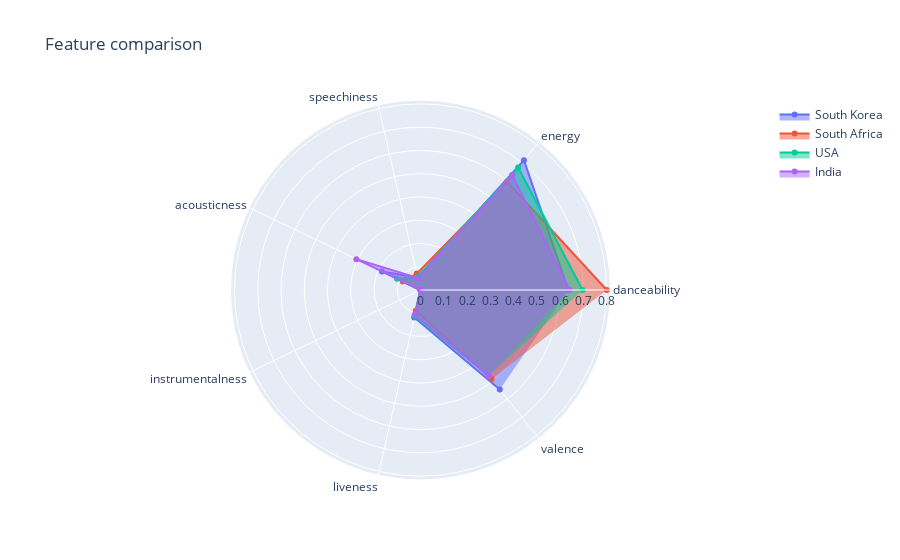

This figure's notebook cell:
### Code cell
from sklearn import preprocessing
feat_cols = ['danceability', 'energy', 'speechiness', 'acousticness', 'instrumentalness', 'liveness', 'valence']
mean_vals = pd.DataFrame(columns=feat_cols)
mean_vals = mean_vals.append(feat_df_Skorea.median(), ignore_index=True)
mean_vals = mean_vals.append(feat_df_Safrica.median(), ignore_index=True)
mean_vals = mean_vals.append(feat_df_usa.median(), ignore_index=True)
mean_vals = mean_vals.append(feat_df_india.median(), ignore_index=True)

import plotly.graph_objects as go
import plotly.offline as pyo
fig = go.Figure(
    data=[
        go.Scatterpolar(r=mean_vals.iloc[0], theta=feat_cols, fill='toself', name='South Korea'),
        go.Scatterpolar(r=mean_vals.iloc[1], theta=feat_cols, fill='toself', name='South Africa'),
        go.Scatterpolar(r=mean_vals.iloc[2], theta=feat_cols, fill='toself', name='USA'),
        go.Scatterpolar(r=mean_vals.iloc[3], theta=feat_cols, fill='toself', name='India'),
    ],
    layout=go.Layout(
        title=go.layout.Title(text='Feature comparison'),
        polar={'radialaxis': {'visible': True}},
        showlegend=True
    )
)

fig.write_image(file='RadarChart.png', format='png')
fig.show()

#Taking median for the better representation of the distribution(Did try mean --> Not much differnece between the two)

### Figure 1 — Plotly figure (JSON) as saved in the notebook; plotly's stock layout.template omitted (floating-point values rounded to 4 significant figures)
{"data": [{"fill": "toself", "name": "South Korea", "r": [0.636, 0.7135, 0.0547, 0.184, 0, 0.121, 0.547, 194300.0, 4.5, -4.881, 1, 115.4, 4], "theta": ["danceability", "energy", "speechiness", "acousticness", "instrumentalness", "liveness", "valence"], "type": "scatterpolar"}, {"fill": "toself", "name": "South Africa", "r": [0.801, 0.5965, 0.07245, 0.0847, 4.175e-05, 0.0918, 0.49, 245826, 5, -8.566, 0.5, 113.0, 4], "theta": ["danceability", "energy", "speechiness", "acousticness", "instrumentalness", "liveness", "valence"], "type": "scatterpolar"}, {"fill": "toself", "name": "USA", "r": [0.697, 0.6735, 0.05785, 0.1125, 2.795e-06, 0.115, 0.4715, 210900.0, 5.5, -5.594, 1, 114.5, 4], "theta": ["danceability", "energy", "speechiness", "acousticness", "instrumentalness", "liveness", "valence"], "type": "scatterpolar"}, {"fill": "toself", "name": "India", "r": [0.642, 0.632, 0.05325, 0.306, 0, 0.1095, 0.4715, 220047, 6.5, -6.96, 1, 118.5, 4], "theta": ["danceability", "energy", "speechiness", "acousticness", "instrumentalness", "liveness", "valence"], "type": "scatterpolar"}], "layout": {"polar": {"radialaxis": {"visible": true}}, "showlegend": true, "title": {"text": "Feature comparison"}}}
